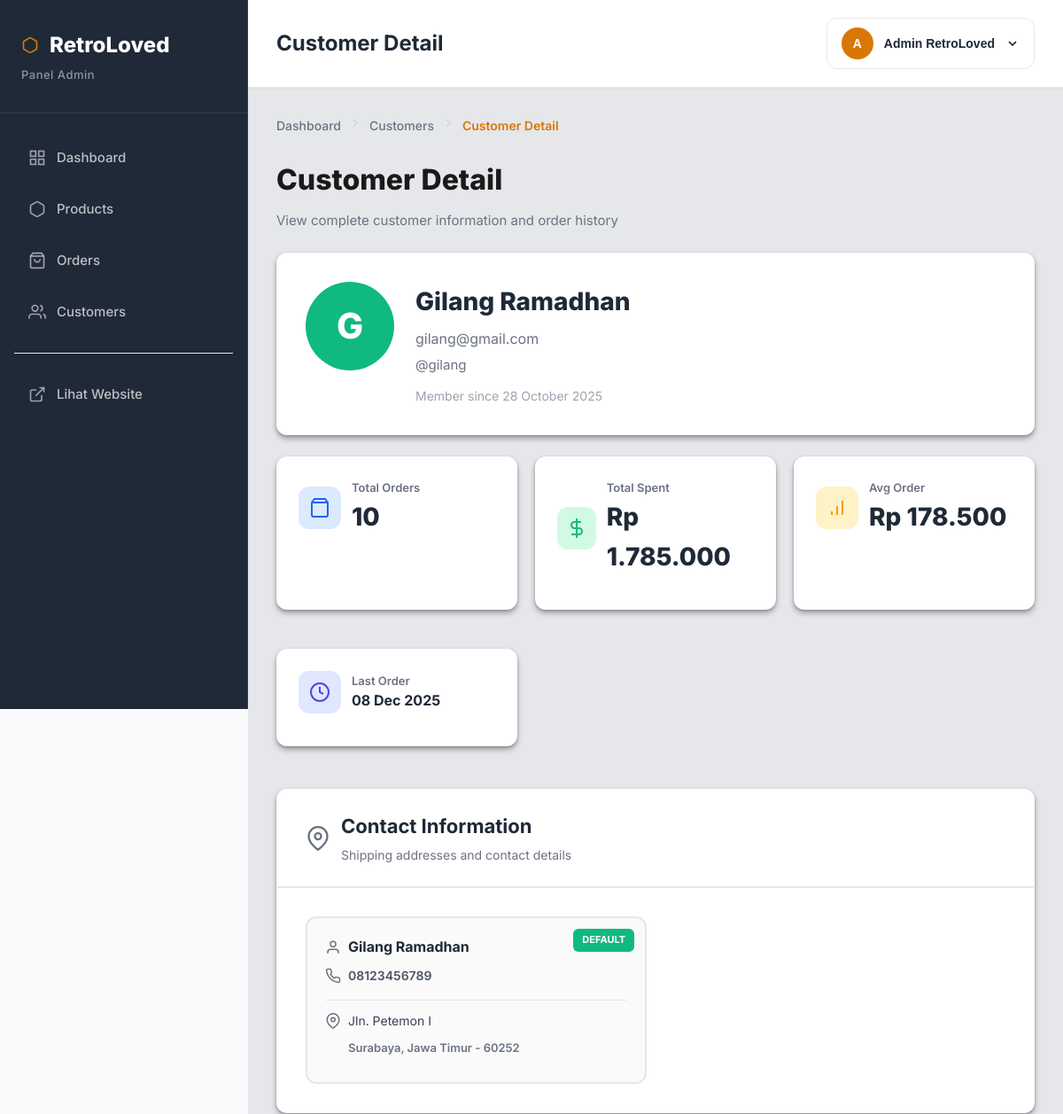
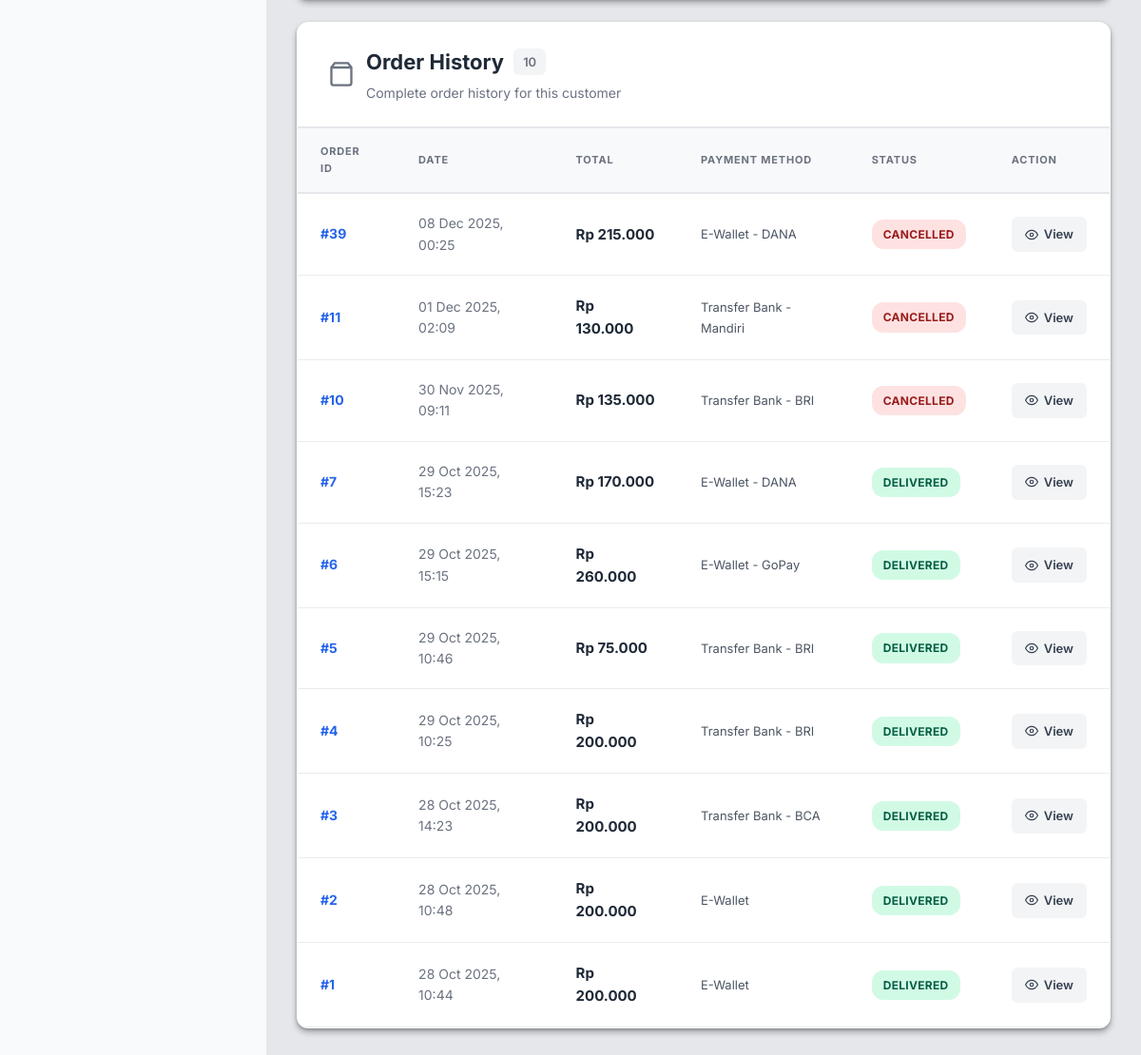
The app's page /admin/customer-detail.php?id=5 (signed in) with its own data (2 pictures, top to bottom).
### tables this page shows
CREATE TABLE `users` (
  `user_id` int(11) NOT NULL,
  `username` varchar(50) NOT NULL,
  `email` varchar(100) NOT NULL,
  `password` varchar(255) NOT NULL,
  `full_name` varchar(100) NOT NULL,
  `phone` varchar(20) DEFAULT NULL,
  `address` text DEFAULT NULL,
  `role` enum('admin','customer') DEFAULT 'customer',
  `created_at` timestamp NOT NULL DEFAULT current_timestamp(),
  `updated_at` timestamp NOT NULL DEFAULT current_timestamp() ON UPDATE current_timestamp(),
  `profile_picture` varchar(255) DEFAULT NULL,
  `birth_date` date DEFAULT NULL,
  `email_verified` tinyint(1) DEFAULT 0,
  `is_active` tinyint(1) DEFAULT 1,
  `verified_at` timestamp NULL DEFAULT NULL
);

CREATE TABLE `shipping_addresses` (
  `address_id` int(11) NOT NULL,
  `user_id` int(11) NOT NULL,
  `recipient_name` varchar(255) NOT NULL,
  `phone` varchar(20) NOT NULL,
  `full_address` text NOT NULL,
  `city` varchar(100) NOT NULL,
  `province` varchar(100) NOT NULL,
  `postal_code` varchar(10) NOT NULL,
  `latitude` decimal(10,8) DEFAULT NULL,
  `longitude` decimal(11,8) DEFAULT NULL,
  `is_default` tinyint(1) DEFAULT 0,
  `created_at` timestamp NOT NULL DEFAULT current_timestamp()
);

CREATE TABLE `orders` (
  `order_id` int(11) NOT NULL,
  `user_id` int(11) NOT NULL,
  `customer_name` varchar(100) DEFAULT NULL,
  `customer_email` varchar(100) DEFAULT NULL,
  `total_amount` decimal(10,2) NOT NULL,
  `subtotal` decimal(10,2) DEFAULT 0.00,
  `shipping_cost` decimal(10,2) DEFAULT 0.00,
  `status` enum('Pending','Processing','Shipped','Delivered','Completed','Cancelled') DEFAULT 'Pending',
  `tracking_number` varchar(100) DEFAULT NULL,
  `courier_name` varchar(100) DEFAULT NULL,
  `courier_phone` varchar(20) DEFAULT NULL,
  `current_location` varchar(255) DEFAULT NULL,
  `current_status_detail` varchar(50) DEFAULT NULL,
  `estimated_delivery_date` datetime DEFAULT NULL,
  `shipped_at` timestamp NULL DEFAULT NULL,
  `delivered_at` timestamp NULL DEFAULT NULL,
  `admin_notes` text DEFAULT NULL,
  `shipping_address` text NOT NULL,
  `phone` varchar(20) NOT NULL,
  `shipping_service_id` int(11) DEFAULT NULL,
  `payment_method` varchar(50) DEFAULT NULL,
  `payment_proof` varchar(255) DEFAULT NULL,
  `notes` text DEFAULT NULL,
  `created_at` timestamp NOT NULL DEFAULT current_timestamp(),
  `updated_at` timestamp NOT NULL DEFAULT current_timestamp() ON UPDATE current_timestamp()
);

### admin/customer-detail.php (the view, shortened to what the rows shown need)
<?php
require_once '../config/database.php';
$customer_id = escape($_GET['id']);
$customer_query = query("SELECT * FROM users WHERE user_id = '$customer_id' AND role = 'customer'");
$customer = mysqli_fetch_assoc($customer_query);
$shipping_addresses = query("
    SELECT * FROM shipping_addresses
    WHERE user_id = '$customer_id'
    ORDER BY is_default DESC, created_at DESC
");
$recent_orders = query("
    SELECT * FROM orders
    WHERE user_id = '$customer_id'
    ORDER BY created_at DESC
    LIMIT 10
");
?>
<!DOCTYPE html>
<html lang="id">
<head>
    <link rel="stylesheet" href="../assets/css/admin.css?v=5.4">
</head>
<body class="admin-body">
    <?php include 'includes/sidebar.php'; ?>
    <div class="main-content">
        <?php $page_title = "Customer Detail"; include 'includes/navbar.php'; ?>
        <div class="content-area">
            <div class="content-wrapper">
                <div style="margin-bottom: 24px;">
                    <h1 style="font-size: 32px; font-weight: 800; color: #1a1a1a; margin: 0 0 8px 0;">Customer Detail</h1>
                </div>
            <div class="content-card" style="margin-bottom: 24px;">
                <div style="padding: 32px;">
                    <div style="display: flex; align-items: flex-start; gap: 24px; flex-wrap: wrap;">
                        <?php if(!empty($customer['profile_picture'])): ?>
                            <div style="width: 100px; height: 100px; border-radius: 50%; overflow: hidden; flex-shrink: 0; border: 3px solid #e5e7eb;">
                                <img src="../assets/images/profiles/<?php echo $customer['profile_picture']; ?>"
                                     alt="<?php echo $customer['full_name']; ?>"
                                     style="width: 100%; height: 100%; object-fit: cover;">
                            </div>
                        <?php else: ?>
                            <div style="width: 100px; height: 100px; border-radius: 50%; background: #10B981; display: flex; align-items: center; justify-content: center; color: white; font-weight: 800; font-size: 40px; flex-shrink: 0;">
                                <?php echo strtoupper(substr($customer['full_name'], 0, 1)); ?>
                            </div>
                        <?php endif; ?>
                        <div style="flex: 1; min-width: 250px;">
                            <h2 style="margin: 0 0 8px 0; font-size: 28px; font-weight: 800; color: #1f2937;"><?php echo $customer['full_name']; ?></h2>
                            <p style="margin: 4px 0; color: #6b7280; font-size: 16px;"><?php echo $customer['email']; ?></p>
                            <p style="margin: 4px 0; color: #6b7280; font-size: 15px;">@<?php echo $customer['username']; ?></p>
                            <p style="margin: 12px 0 0 0; color: #9ca3af; font-size: 14px;">Member since <?php echo date('d F Y', strtotime($customer['created_at'])); ?></p>
                        </div>
                    </div>
                </div>
            </div>
            <div class="content-card" style="margin-bottom: 24px;">
                <div style="padding: 32px;">
                    <?php if(mysqli_num_rows($shipping_addresses) > 0): ?>
                        <div style="display: grid; grid-template-columns: repeat(auto-fill, minmax(320px, 1fr)); gap: 20px;">
                            <?php while($address = mysqli_fetch_assoc($shipping_addresses)): ?>
                                <div style="border: 2px solid #e5e7eb; border-radius: 12px; padding: 20px; background: #fafafa; position: relative;">
                                    <?php if($address['is_default']): ?>
                                        <span style="position: absolute; top: 12px; right: 12px; background: #10B981; color: white; padding: 4px 10px; border-radius: 6px; font-size: 11px; font-weight: 700; text-transform: uppercase;">Default</span>
                                    <?php endif; ?>
                                    <div style="margin-bottom: 16px;">
                                        <div style="display: flex; align-items: center; gap: 8px; margin-bottom: 8px;">
                                            <svg width="18" height="18" viewBox="0 0 24 24" fill="none" stroke="#6b7280" stroke-width="2">
                                                <path d="M20 21v-2a4 4 0 0 0-4-4H8a4 4 0 0 0-4 4v2"></path>
                                                <circle cx="12" cy="7" r="4"></circle>
                                            </svg>
                                            <span style="font-weight: 700; color: #1f2937; font-size: 16px;"><?php echo htmlspecialchars($address['recipient_name']); ?></span>
                                        </div>
                                        <div style="display: flex; align-items: center; gap: 8px; margin-bottom: 8px;">
                                            <span style="color: #4b5563; font-size: 14px; font-weight: 600;"><?php echo htmlspecialchars($address['phone']); ?></span>
                                        </div>
                                    </div>
                                    <div style="padding-top: 12px; border-top: 1px solid #e5e7eb;">
                                        <div style="display: flex; align-items: flex-start; gap: 8px; margin-bottom: 8px;">
                                            <svg width="18" height="18" viewBox="0 0 24 24" fill="none" stroke="#6b7280" stroke-width="2" style="margin-top: 2px; flex-shrink: 0;">
                                                <path d="M21 10c0 7-9 13-9 13s-9-6-9-13a9 9 0 0 1 18 0z"></path>
                                                <circle cx="12" cy="10" r="3"></circle>
                                            </svg>
                                            <div>
                                                <p style="margin: 0; color: #374151; font-size: 14px; line-height: 1.6;"><?php echo nl2br(htmlspecialchars($address['full_address'])); ?></p>
                                                <p style="margin: 8px 0 0 0; color: #6b7280; font-size: 13px; font-weight: 600;">
                                                    <?php echo htmlspecialchars($address['city']); ?>, <?php echo htmlspecialchars($address['province']); ?> - <?php echo htmlspecialchars($address['postal_code']); ?>
                                                </p>
                                            </div>
                                        </div>
                                    </div>
                                </div>
                            <?php endwhile; ?>
                        </div>
                    <?php endif; ?>
                </div>
            </div>
            <div class="content-card">
                <div class="table-container" style="padding: 0;">
                    <table class="data-table" style="margin: 0;">
                        <thead style="background: #f8f9fa;">
                            <tr>
                                <th style="padding: 16px 24px; font-size: 11px; font-weight: 700; color: #6b7280; text-transform: uppercase; letter-spacing: 0.8px;">Order ID</th>
                                <th style="padding: 16px 24px; font-size: 11px; font-weight: 700; color: #6b7280; text-transform: uppercase; letter-spacing: 0.8px;">Date</th>
                                <th style="padding: 16px 24px; font-size: 11px; font-weight: 700; color: #6b7280; text-transform: uppercase; letter-spacing: 0.8px;">Total</th>
                                <th style="padding: 16px 24px; font-size: 11px; font-weight: 700; color: #6b7280; text-transform: uppercase; letter-spacing: 0.8px;">Payment Method</th>
                                <th style="padding: 16px 24px; font-size: 11px; font-weight: 700; color: #6b7280; text-transform: uppercase; letter-spacing: 0.8px;">Status</th>
                                <th style="padding: 16px 24px; font-size: 11px; font-weight: 700; color: #6b7280; text-transform: uppercase; letter-spacing: 0.8px;">Action</th>
                            </tr>
                        </thead>
                        <tbody>
                            <?php while($order = mysqli_fetch_assoc($recent_orders)): ?>
                                <tr style="border-bottom: 1px solid #e9ecef; transition: all 0.2s;" onmouseover="this.style.background='#f8f9fa'" onmouseout="this.style.background='white'">
                                    <td style="padding: 20px 24px;">
                                        <span style="font-weight: 700; color: #2563EB; font-size: 14px;">#<?php echo $order['order_id']; ?></span>
                                    </td>
                                    <td style="padding: 20px 24px;">
                                        <span style="color: #6b7280; font-size: 14px;"><?php echo date('d M Y, H:i', strtotime($order['created_at'])); ?></span>
                                    </td>
                                    <td style="padding: 20px 24px;">
                                        <span style="font-weight: 700; color: #1f2937; font-size: 15px;">Rp <?php echo number_format($order['total_amount'], 0, ',', '.'); ?></span>
                                    </td>
                                    <td style="padding: 20px 24px;">
                                        <span style="color: #4b5563; font-size: 13px;"><?php echo $order['payment_method']; ?></span>
                                    </td>
                                    <td style="padding: 20px 24px;">
                                        <?php
                                        $status_colors = [
                                            'Pending' => ['bg' => '#FEF3C7', 'text' => '#92400E'],
                                            'Processing' => ['bg' => '#DBEAFE', 'text' => '#1E40AF'],
                                            'Shipped' => ['bg' => '#E0E7FF', 'text' => '#4338CA'],
                                            'Delivered' => ['bg' => '#D1FAE5', 'text' => '#065F46'],
                                            'Cancelled' => ['bg' => '#FEE2E2', 'text' => '#991B1B']
                                        ];
                                        $status_color = $status_colors[$order['status']] ?? ['bg' => '#F3F4F6', 'text' => '#6B7280'];
                                        ?>
                                        <span style="display: inline-block; padding: 6px 12px; background: <?php echo $status_color['bg']; ?>; color: <?php echo $status_color['text']; ?>; border-radius: 12px; font-size: 12px; font-weight: 700; text-transform: uppercase; letter-spacing: 0.3px;">
                                            <?php echo $order['status']; ?>
                                        </span>
                                    </td>
                                    <td style="padding: 20px 24px;">
                                        <a href="order-detail.php?id=<?php echo $order['order_id']; ?>"
                                           style="display: inline-flex; align-items: center; gap: 6px; padding: 8px 14px; background: #f3f4f6; color: #374151; text-decoration: none; border-radius: 6px; font-size: 13px; font-weight: 600; transition: all 0.2s;"
                                           onmouseover="this.style.background='#e5e7eb'"
                                           onmouseout="this.style.background='#f3f4f6'">
                                            <svg width="14" height="14" viewBox="0 0 24 24" fill="none" stroke="currentColor" stroke-width="2">
                                                <path d="M1 12s4-8 11-8 11 8 11 8-4 8-11 8-11-8-11-8z"></path>
                                                <circle cx="12" cy="12" r="3"></circle>
                                            </svg>
                                            View
                                        </a>
                                    </td>
                                </tr>
                            <?php endwhile; ?>
                        </tbody>
                    </table>
                </div>
            </div>
            </div>
        </div>
    </div>
</body>
</html>

### records on screen
users: full_name "G", full_name "Gilang Ramadhan", email "gilang@gmail.com", username "gilang", created_at "28 October 2025"
shipping_addresses: is_default "DEFAULT", recipient_name "Gilang Ramadhan", phone "08123456789", full_address "Jln. Petemon I", city "Surabaya", province "Jawa Timur", postal_code "60252"
orders: order_id "39", created_at "08 Dec 2025, 00:25", total_amount "215.000", payment_method "E-Wallet - DANA", status "CANCELLED"
orders: order_id "11", created_at "01 Dec 2025, 02:09", total_amount "130.000", payment_method "Transfer Bank - Mandiri", status "CANCELLED"
orders: order_id "10", created_at "30 Nov 2025, 09:11", total_amount "135.000", payment_method "Transfer Bank - BRI", status "CANCELLED"
orders: order_id "7", created_at "29 Oct 2025, 15:23", total_amount "170.000", payment_method "E-Wallet - DANA", status "DELIVERED"
orders: order_id "6", created_at "29 Oct 2025, 15:15", total_amount "260.000", payment_method "E-Wallet - GoPay", status "DELIVERED"
orders: order_id "5", created_at "29 Oct 2025, 10:46", total_amount "75.000", payment_method "Transfer Bank - BRI", status "DELIVERED"
orders: order_id "4", created_at "29 Oct 2025, 10:25", total_amount "200.000", payment_method "Transfer Bank - BRI", status "DELIVERED"
orders: order_id "3", created_at "28 Oct 2025, 14:23", total_amount "200.000", payment_method "Transfer Bank - BCA", status "DELIVERED"
orders: order_id "2", created_at "28 Oct 2025, 10:48", total_amount "200.000", payment_method "E-Wallet", status "DELIVERED"
orders: order_id "1", created_at "28 Oct 2025, 10:44", total_amount "200.000", payment_method "E-Wallet", status "DELIVERED"

### other values on screen
$page_title "Customer Detail"
substr($_SESSION['full_name'], 0, 1) "A"
$_SESSION['full_name'] "Admin RetroLoved"
$order_stats['total_orders'] "10"
$order_stats['total_spent'] "1.785.000"
$order_stats['avg_order_value'] "178.500"
date('d M Y', strtotime($order_stats['last_order_date'])) "08 Dec 2025"
